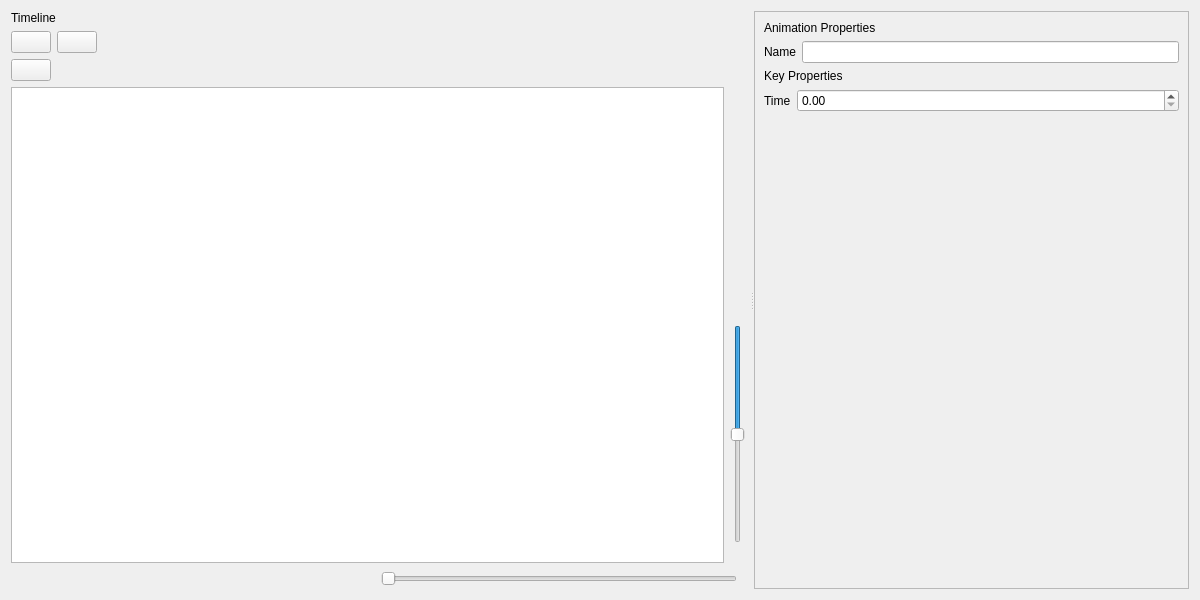
<?xml version="1.0" encoding="UTF-8"?>
<ui version="4.0">
 <class>AnimationEditor</class>
 <widget class="QWidget" name="AnimationEditor">
  <property name="geometry">
   <rect>
    <x>0</x>
    <y>0</y>
    <width>1200</width>
    <height>600</height>
   </rect>
  </property>
  <property name="windowTitle">
   <string>Animation Editor</string>
  </property>
  <property name="windowIcon">
   <iconset theme="QIcon::ThemeIcon::CameraWeb"/>
  </property>
  <layout class="QVBoxLayout" name="mainLayout">
   <item>
    <widget class="QSplitter" name="mainSplitter">
     <property name="orientation">
      <enum>Qt::Orientation::Horizontal</enum>
     </property>
     <widget class="QWidget" name="verticalLayoutWidget">
      <layout class="QVBoxLayout" name="timelineVBox">
       <item>
        <widget class="QLabel" name="timelineLabel">
         <property name="text">
          <string>Timeline</string>
         </property>
        </widget>
       </item>
       <item>
        <layout class="QHBoxLayout" name="playbackButtonsHBox">
         <item>
          <widget class="QPushButton" name="playbackStopButton">
           <property name="toolTip">
            <string>Stop</string>
           </property>
           <property name="text">
            <string/>
           </property>
           <property name="icon">
            <iconset theme="QIcon::ThemeIcon::MediaPlaybackStop"/>
           </property>
          </widget>
         </item>
         <item>
          <widget class="QPushButton" name="playbackStartButton">
           <property name="toolTip">
            <string>Play</string>
           </property>
           <property name="text">
            <string/>
           </property>
           <property name="icon">
            <iconset theme="QIcon::ThemeIcon::MediaPlaybackStart"/>
           </property>
          </widget>
         </item>
         <item>
          <spacer name="playbackButtonsSpacer">
           <property name="orientation">
            <enum>Qt::Orientation::Horizontal</enum>
           </property>
           <property name="sizeHint" stdset="0">
            <size>
             <width>40</width>
             <height>20</height>
            </size>
           </property>
          </spacer>
         </item>
        </layout>
       </item>
       <item>
        <layout class="QHBoxLayout" name="channelButtonsHBox">
         <item>
          <widget class="QPushButton" name="addChannelButton">
           <property name="text">
            <string/>
           </property>
           <property name="icon">
            <iconset theme="QIcon::ThemeIcon::ListAdd"/>
           </property>
          </widget>
         </item>
         <item>
          <spacer name="channelButtonsSpacer">
           <property name="orientation">
            <enum>Qt::Orientation::Horizontal</enum>
           </property>
           <property name="sizeHint" stdset="0">
            <size>
             <width>40</width>
             <height>20</height>
            </size>
           </property>
          </spacer>
         </item>
        </layout>
       </item>
       <item>
        <layout class="QHBoxLayout" name="timelineViewHBox">
         <item>
          <widget class="QGraphicsView" name="timelineView"/>
         </item>
         <item>
          <layout class="QVBoxLayout" name="timelineVerticalZoomVBox">
           <item>
            <spacer name="timelineVerticalZoomSpacer">
             <property name="orientation">
              <enum>Qt::Orientation::Vertical</enum>
             </property>
             <property name="sizeHint" stdset="0">
              <size>
               <width>20</width>
               <height>40</height>
              </size>
             </property>
            </spacer>
           </item>
           <item>
            <widget class="QLabel" name="timelineVerticalZoomOutLabel">
             <property name="sizePolicy">
              <sizepolicy hsizetype="Preferred" vsizetype="Preferred">
               <horstretch>0</horstretch>
               <verstretch>0</verstretch>
              </sizepolicy>
             </property>
             <property name="text">
              <string/>
             </property>
            </widget>
           </item>
           <item>
            <widget class="QSlider" name="timelineVerticalZoomSlider">
             <property name="maximum">
              <number>100</number>
             </property>
             <property name="value">
              <number>50</number>
             </property>
             <property name="sliderPosition">
              <number>50</number>
             </property>
             <property name="orientation">
              <enum>Qt::Orientation::Vertical</enum>
             </property>
             <property name="invertedAppearance">
              <bool>true</bool>
             </property>
             <property name="invertedControls">
              <bool>false</bool>
             </property>
            </widget>
           </item>
           <item>
            <widget class="QLabel" name="timelineVerticalZoomInLabel">
             <property name="text">
              <string/>
             </property>
            </widget>
           </item>
          </layout>
         </item>
        </layout>
       </item>
       <item>
        <layout class="QHBoxLayout" name="timelineViewControlsHBox">
         <item>
          <spacer name="timelineViewControlsSpacer">
           <property name="orientation">
            <enum>Qt::Orientation::Horizontal</enum>
           </property>
           <property name="sizeHint" stdset="0">
            <size>
             <width>40</width>
             <height>20</height>
            </size>
           </property>
          </spacer>
         </item>
         <item>
          <widget class="QLabel" name="timelineHorizontalZoomOutLabel">
           <property name="text">
            <string/>
           </property>
          </widget>
         </item>
         <item>
          <widget class="QSlider" name="timelineHorizontalZoomSlider">
           <property name="maximum">
            <number>100</number>
           </property>
           <property name="orientation">
            <enum>Qt::Orientation::Horizontal</enum>
           </property>
          </widget>
         </item>
         <item>
          <widget class="QLabel" name="timelineHorizontalZoomInLabel">
           <property name="text">
            <string/>
           </property>
          </widget>
         </item>
        </layout>
       </item>
      </layout>
     </widget>
     <widget class="QScrollArea" name="propertiesScrollArea">
      <property name="widgetResizable">
       <bool>true</bool>
      </property>
      <widget class="QWidget" name="propertiesScrollContents">
       <property name="geometry">
        <rect>
         <x>0</x>
         <y>0</y>
         <width>403</width>
         <height>580</height>
        </rect>
       </property>
       <layout class="QVBoxLayout" name="verticalLayout_3" stretch="0,0,0,1">
        <item>
         <widget class="QLabel" name="animationPropertiesLabel">
          <property name="text">
           <string>Animation Properties</string>
          </property>
         </widget>
        </item>
        <item>
         <layout class="QFormLayout" name="animationPropertiesForm">
          <item row="0" column="0">
           <widget class="QLabel" name="nameLabel">
            <property name="text">
             <string>Name</string>
            </property>
           </widget>
          </item>
          <item row="0" column="1">
           <widget class="QLineEdit" name="nameLineEdit"/>
          </item>
         </layout>
        </item>
        <item>
         <widget class="QLabel" name="keyPropertiesLabel">
          <property name="text">
           <string>Key Properties</string>
          </property>
         </widget>
        </item>
        <item>
         <layout class="QFormLayout" name="keyPropertiesForm">
          <item row="0" column="0">
           <widget class="QLabel" name="keyTimeLabel">
            <property name="text">
             <string>Time</string>
            </property>
           </widget>
          </item>
          <item row="0" column="1">
           <widget class="QDoubleSpinBox" name="keyTimeSpinBox"/>
          </item>
         </layout>
        </item>
       </layout>
      </widget>
     </widget>
    </widget>
   </item>
  </layout>
  <action name="actionAddChannel">
   <property name="icon">
    <iconset theme="QIcon::ThemeIcon::ListAdd"/>
   </property>
   <property name="text">
    <string>Add</string>
   </property>
   <property name="toolTip">
    <string>Add New Animation Channel</string>
   </property>
   <property name="menuRole">
    <enum>QAction::MenuRole::TextHeuristicRole</enum>
   </property>
  </action>
  <action name="actionRemoveChannel">
   <property name="icon">
    <iconset theme="QIcon::ThemeIcon::ListRemove"/>
   </property>
   <property name="text">
    <string>Remove</string>
   </property>
   <property name="toolTip">
    <string>Remove Animation Channel</string>
   </property>
   <property name="menuRole">
    <enum>QAction::MenuRole::TextHeuristicRole</enum>
   </property>
  </action>
 </widget>
 <resources/>
 <connections>
  <connection>
   <sender>addChannelButton</sender>
   <signal>clicked()</signal>
   <receiver>AnimationEditor</receiver>
   <slot>add_channel_triggered()</slot>
   <hints>
    <hint type="sourcelabel">
     <x>24</x>
     <y>44</y>
    </hint>
    <hint type="destinationlabel">
     <x>605</x>
     <y>232</y>
    </hint>
   </hints>
  </connection>
  <connection>
   <sender>playbackStartButton</sender>
   <signal>clicked()</signal>
   <receiver>AnimationEditor</receiver>
   <slot>playback_start_triggered()</slot>
   <hints>
    <hint type="sourcelabel">
     <x>58</x>
     <y>44</y>
    </hint>
    <hint type="destinationlabel">
     <x>605</x>
     <y>232</y>
    </hint>
   </hints>
  </connection>
  <connection>
   <sender>playbackStopButton</sender>
   <signal>clicked()</signal>
   <receiver>AnimationEditor</receiver>
   <slot>playback_stop_triggered()</slot>
   <hints>
    <hint type="sourcelabel">
     <x>24</x>
     <y>44</y>
    </hint>
    <hint type="destinationlabel">
     <x>605</x>
     <y>232</y>
    </hint>
   </hints>
  </connection>
  <connection>
   <sender>timelineVerticalZoomSlider</sender>
   <signal>sliderMoved(int)</signal>
   <receiver>AnimationEditor</receiver>
   <slot>timeline_zoom_changed()</slot>
   <hints>
    <hint type="sourcelabel">
     <x>744</x>
     <y>344</y>
    </hint>
    <hint type="destinationlabel">
     <x>605</x>
     <y>232</y>
    </hint>
   </hints>
  </connection>
  <connection>
   <sender>timelineHorizontalZoomSlider</sender>
   <signal>sliderMoved(int)</signal>
   <receiver>AnimationEditor</receiver>
   <slot>timeline_zoom_changed()</slot>
   <hints>
    <hint type="sourcelabel">
     <x>572</x>
     <y>443</y>
    </hint>
    <hint type="destinationlabel">
     <x>605</x>
     <y>232</y>
    </hint>
   </hints>
  </connection>
 </connections>
 <slots>
  <slot>add_channel_triggered()</slot>
  <slot>playback_start_triggered()</slot>
  <slot>playback_stop_triggered()</slot>
  <slot>timeline_zoom_changed()</slot>
 </slots>
</ui>
